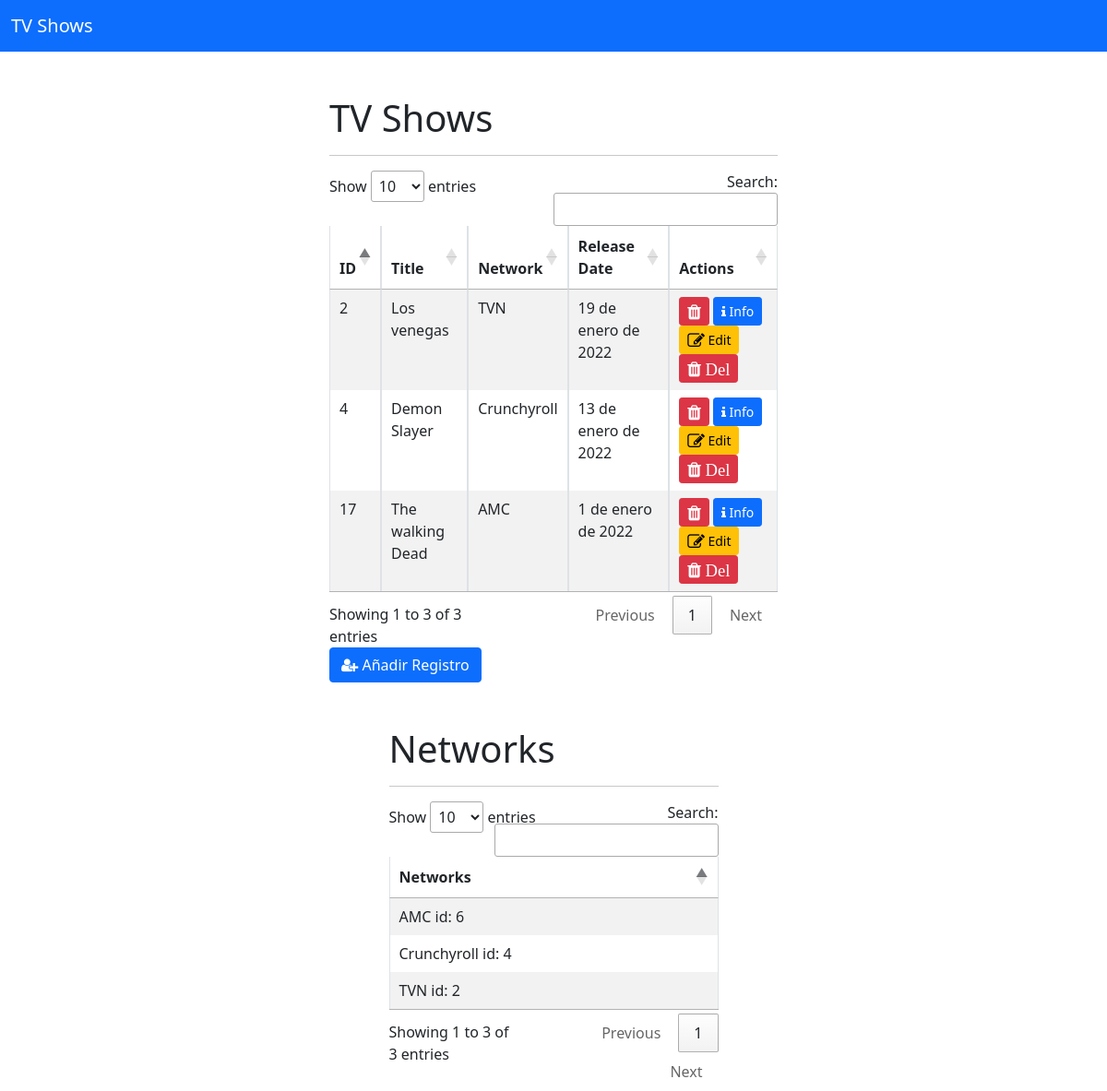
Page /shows/ on the committed database.
### app/models.py (models this page shows)
class Tvshow(models.Model):
    title = models.CharField(max_length=100)
    network = models.ForeignKey(Network,
                                related_name="tvshows", on_delete=models.CASCADE)
    releasedate = models.DateField()
    description = models.TextField(max_length=200)
    created_at = models.DateTimeField(auto_now_add=True)
    updated_at = models.DateTimeField(auto_now=True)

class Network(models.Model):
    name = models.CharField(max_length=100)
    created_at = models.DateTimeField(auto_now_add=True)
    updated_at = models.DateTimeField(auto_now=True)

### app/views.py (the view)
# urls.py: path('shows/', views.index, name='shows'),
def index(request):
    context = {
        'alltvshows': Tvshow.objects.all(),
        'allnetworks': Network.objects.all(),
    }
    return render(request, 'app/index.html', context)

### app/templates/app/index.html (shortened to what this page needs)
{% extends "app/base.html" %}
{% block contenido %}
<div class="row">
    <div class="container col-5 mt-5">
        <h1>TV Shows</h1>
        <hr>
        <table id="tabla-datatable" class='table table-striped table-bordered table-hover'>
            <thead>
                <tr>
                    <th>ID</th>
                    <th>Title</th>
                    <th>Network</th>
                    <th>Release Date</th>
                    <th>Actions</th>
                </tr>
            </thead>
            <tbod>
                {%for show in alltvshows%}
                <tr>
                    <td>{{show.id}}</td>
                    <td>{{show.title}}</td>
                    <td>{{show.network.name}}</td>
                    <td>{{show.releasedate}}</td>
                    <td>
                        <button
                        data-url="{%url 'tv-shows:eliminar' id=show.id%}"
                        class='btn btn-sm btn-danger btnMostrarModal'>
                        <i class="fa fa-trash fa-lg" aria-hidden="true"></i>
                        </button>
                        <a href="/shows/{{show.id}}" class='btn btn-sm btn-primary'><i class="fa fa-info" aria-hidden="true"></i> Info</a>
                        <a href="/shows/{{show.id}}/edit" class='btn btn-sm btn-warning'><i class="fa fa-pencil-square-o fa-lg" aria-hidden="true"></i> Edit</a>
                        <a href="/shows/{{show.id}}/destroy"class='btn btn-sm btn-danger'><i class="fa fa-trash fa-lg" aria-hidden="true"> Del</i></a>
                    </td>
                </tr>
                {%endfor%}
            </tbod>
        </table>
        <a href="{% url 'tv-shows:agregar'%}" class='btn btn-primary'><i class="fa fa-user-plus" aria-hidden="true"></i> Añadir Registro </a>
    <div class="container col-10 mt-5">
        <h1>Networks</h1>
        <hr>
        <table id="tabla-datatable2" class='table table-striped table-bordered table-hover'>
            <thead>
                <tr>
                    <th>Networks</th>
                </tr>
            </thead>
            <tbod>
                {%for network in allnetworks%}
                <tr>
                    <td>{{network.name}} id: {{network.id}}</td>
                </tr>
                {%endfor%}
            </tbod>
        </table>
    </div>
</div>
{% endblock  %}

### app/templates/app/base.html (shortened to what this page needs)
<!DOCTYPE html>
<html lang="en">
<head>
    {% load static %}
    <link rel="stylesheet" href="{% static 'css/bootstrap.min.css' %}">
    <link rel="stylesheet" href="{% static 'css/toastr.css' %}">
    <link rel="stylesheet" href="https://cdn.datatables.net/1.11.4/css/jquery.dataTables.min.css">
    <link rel="stylesheet" href="https://cdnjs.cloudflare.com/ajax/libs/font-awesome/4.7.0/css/font-awesome.css" />
    </head>
<body>
<nav class="navbar navbar-expand-lg navbar-dark bg-primary">
  <div class="container-fluid">
    <a class="navbar-brand" href="{% url 'tv-shows:shows' %}">TV Shows</a>
  </div>
</nav>
{% block contenido %}
    {% endblock  %}
</body>
</html>

### rows in the picture
Tvshow: id "2", title "Los venegas", network.name "TVN", releasedate "19 de enero de 2022"
Tvshow: id "4", title "Demon Slayer", network.name "Crunchyroll", releasedate "13 de enero de 2022"
Tvshow: id "17", title "The walking Dead", network.name "AMC", releasedate "1 de enero de 2022"
Network: name "TVN", id "2"
Network: name "Crunchyroll", id "4"
Network: name "AMC", id "6"
